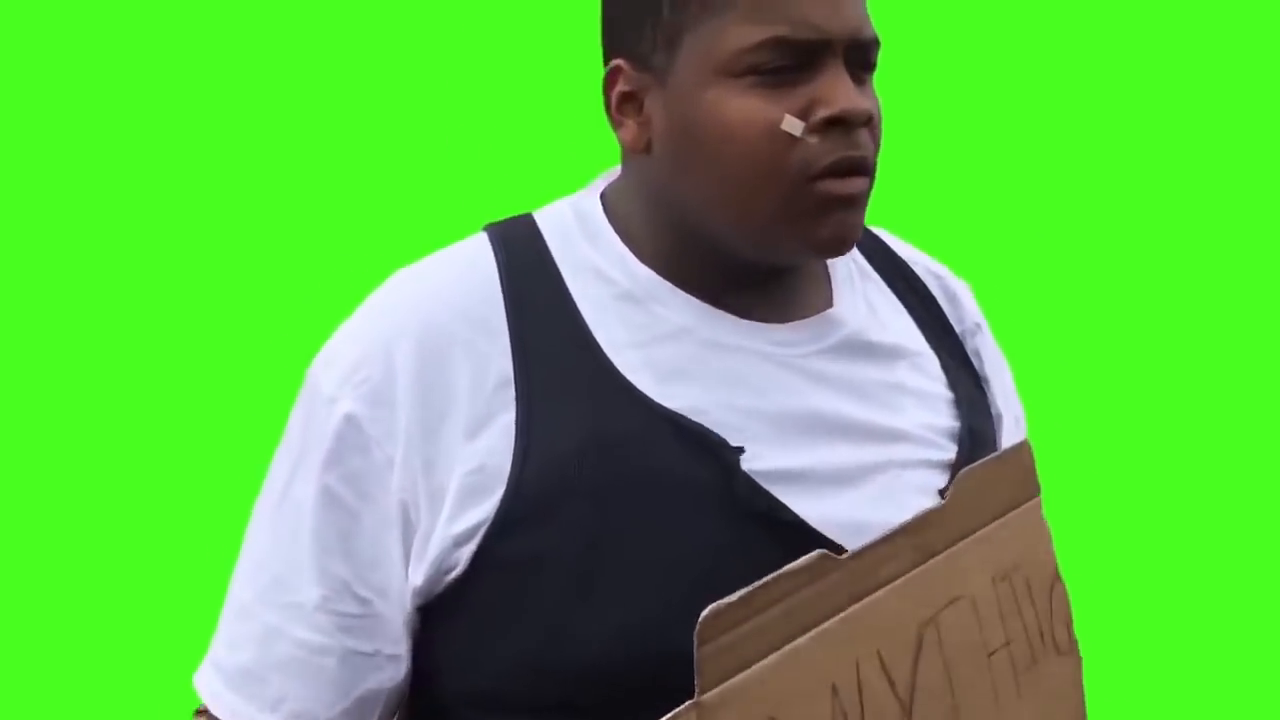
#> input picture frame 55 of Fat_Black_guy_Dancing.mp4, 1280 x 720 px, given in place of dance.mp4, which was not available
$ jupyter execute --allow-errors day_script.py.ipynb   (shell and % lines are left out)
#> lines starting #> are read from the running program, lines starting #| are printed output that depends on the picture; pictures that were not available may be replaced by others from this repository, and a replacement may not be noted
[cell 1]
import cv2
import numpy as np
from matplotlib import pyplot as plt
import subprocess as sp

def imshow(tit, image) :
    plt.title(tit)
    if len(image.shape) == 3 :
        plt.imshow(cv2.cvtColor(image, cv2.COLOR_BGR2RGB))
    else :
        plt.imshow(image, cmap="gray")
    plt.show()

[cell 2]
yellow = cv2.imread('yellow.jpg')
#> (the rest of this cell did not finish here and is left out)

[cell 3]
def chromakey(img) :
    hsv = cv2.cvtColor(img, cv2.COLOR_BGR2HSV)
    patch = hsv[0:20, 0:20, :]
    minH = np.min(patch[:,:,0])*0.9
    maxH = np.max(patch[:,:,0])*1.1
    minS = np.min(patch[:,:,1])*0.9
    maxS = np.max(patch[:,:,1])*1.1
    h = hsv[:,:,0]
    s = hsv[:,:,1]
    dest = img.copy()
    for r in range(img.shape[0]) :
        for c in range(img.shape[1]) :
            if h[r,c] >= minH and h[r,c] <= maxH and   s[r,c] >= minS  and s[r,c] <= maxS :
                dest[r,c, :] = [0,0,0]
            else :
                dest[r,c, :] =  img[r,c,:]
    return dest

[cell 4]
cap = cv2.VideoCapture('dance.mp4')

for i in range(25*6) :
        ret, frame = cap.read()
        frame = cv2.resize(frame, dsize=(320,240))

        dest = chromakey(frame)

        dest = np.hstack((frame, dest))
        cv2.imshow('frame', dest)

        if cv2.waitKey(10) == 27:
            break
#> this loop made 1 pass; (key Esc is pressed on pass 1)
#> (minH in chromakey, maxH in chromakey, minS in chromakey, maxS in chromakey) on pass 1: (48.6, 59.4, 201.6, 246.4)
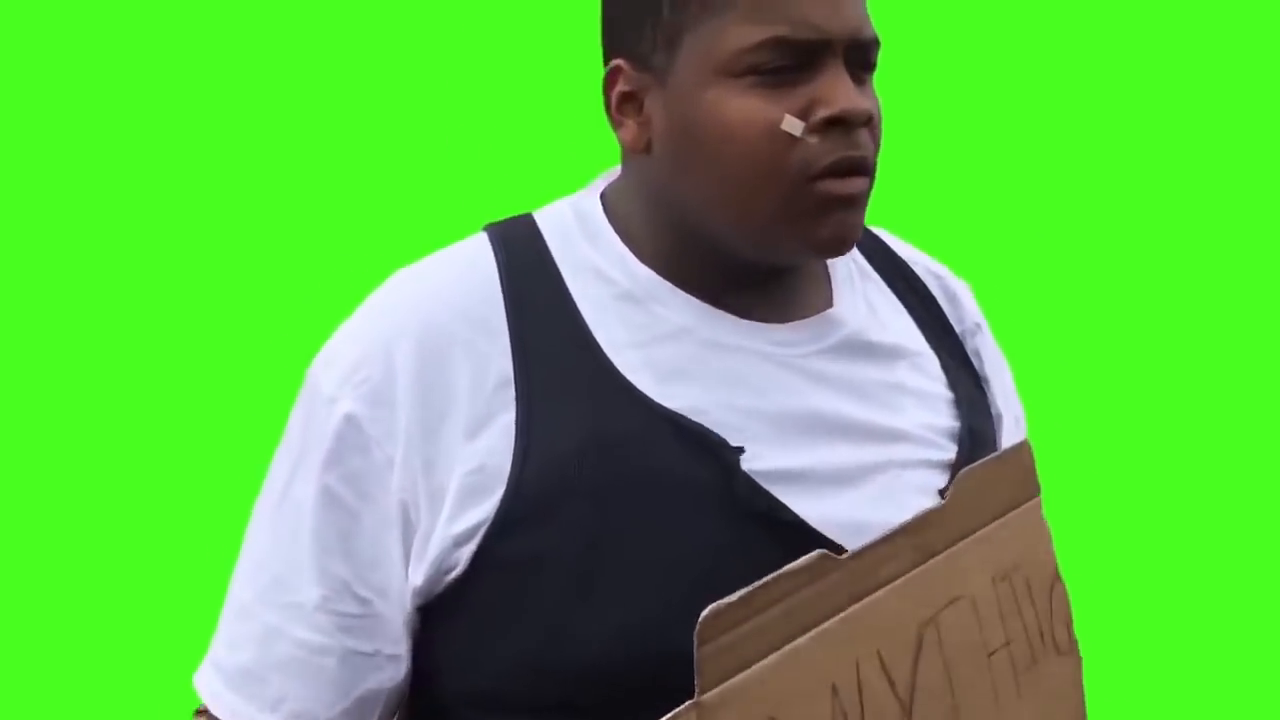
#> input picture frame 55 of Fat_Black_guy_Dancing.mp4, 1280 x 720 px, given in place of dance.mp4, which was not available
#> pass 1, `frame = cv2.resize(frame, dsize=(320,240))`:
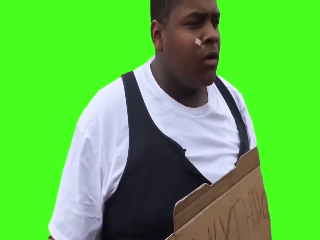
#> frame: shape (240, 320, 3); mean B, G, R 74.1, 188.3, 94.8
#> pass 1, in chromakey, `h = hsv[:,:,0]`:
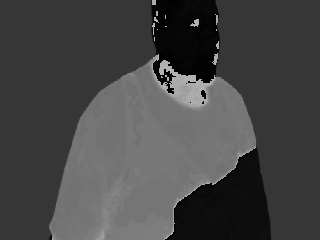
#> h: shape (240, 320); min 0, max 179, mean 69.6

cv2.destroyAllWindows()

$ run again, starting later in the video
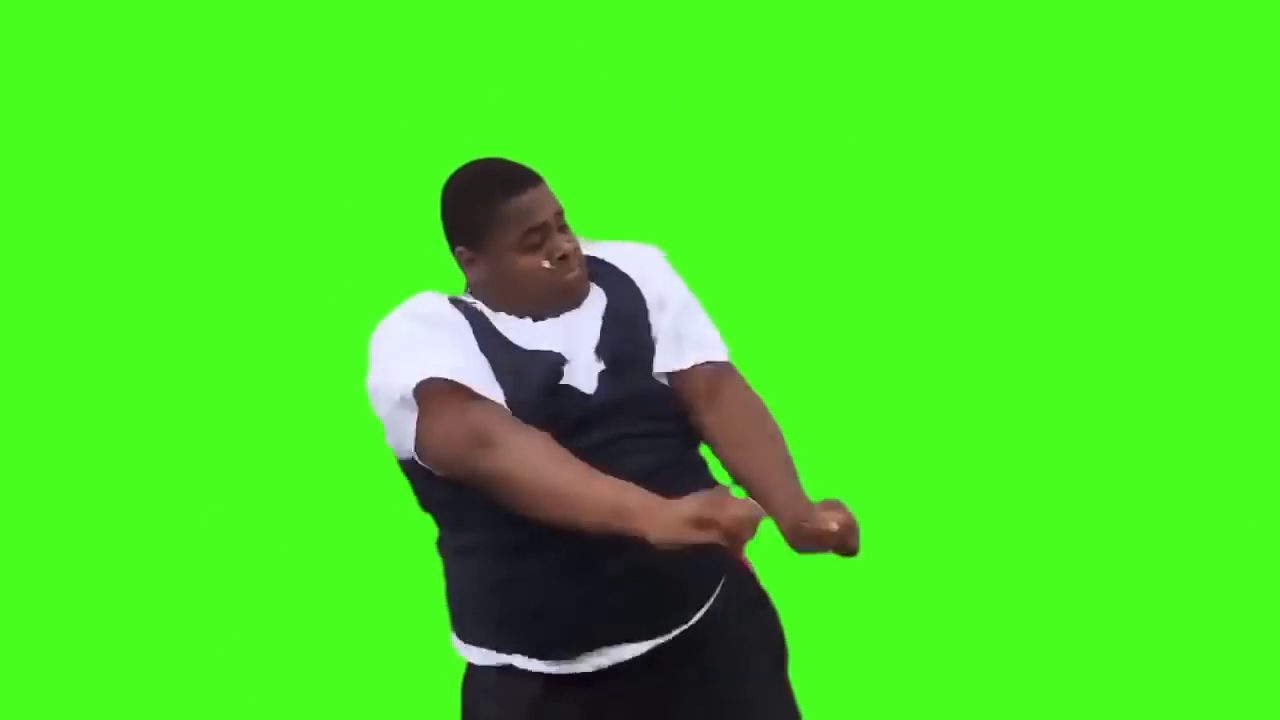
#> input picture frame 250 of Fat_Black_guy_Dancing.mp4, 1280 x 720 px, given in place of dance.mp4, which was not available
#> the loop `for i in range(25*6) :` made 1 pass; (key Esc is pressed on pass 1)
#> (minH in chromakey, maxH in chromakey, minS in chromakey, maxS in chromakey) on pass 1: (48.6, 59.4, 201.6, 246.4)
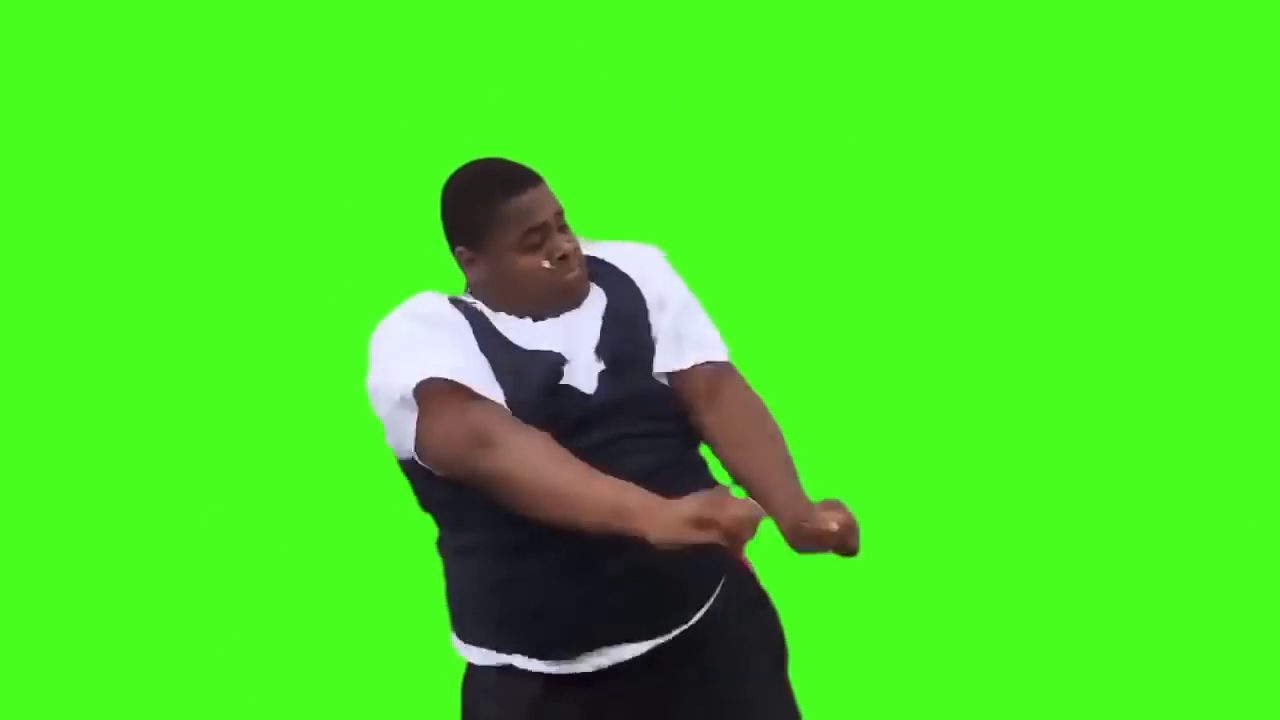
#> input picture frame 250 of Fat_Black_guy_Dancing.mp4, 1280 x 720 px, given in place of dance.mp4, which was not available
#> pass 1, `frame = cv2.resize(frame, dsize=(320,240))`:
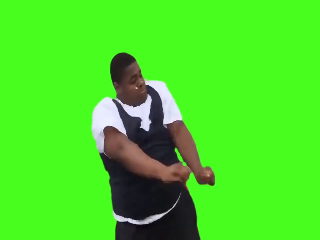
#> frame: shape (240, 320, 3); mean B, G, R 40.1, 220.6, 74.7
#> pass 1, in chromakey, `h = hsv[:,:,0]`:
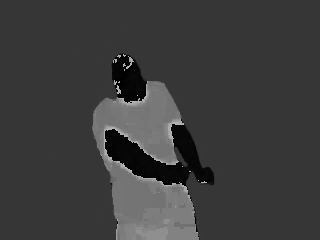
#> h: shape (240, 320); min 0, max 179, mean 60.3
